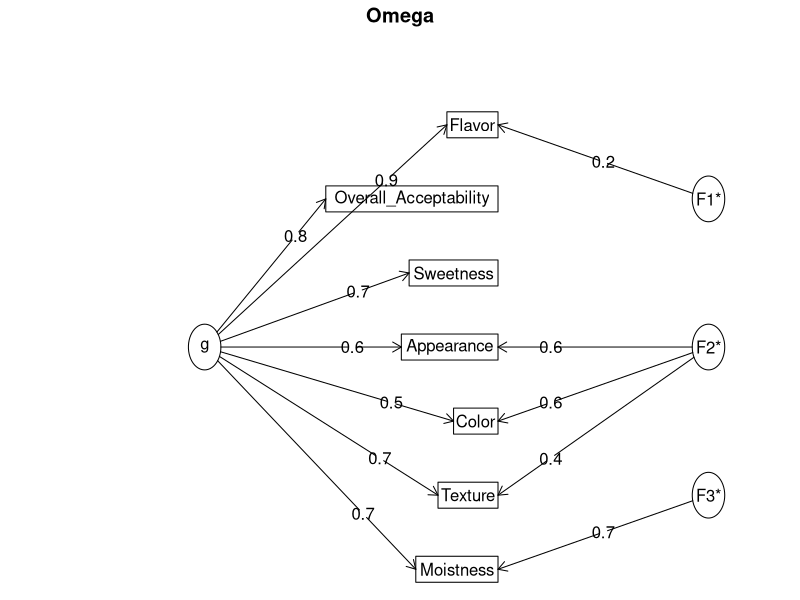
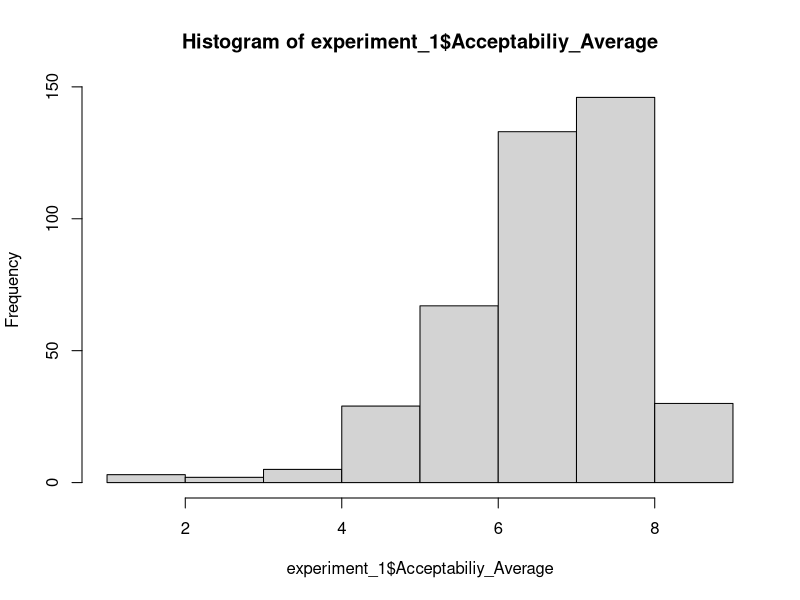
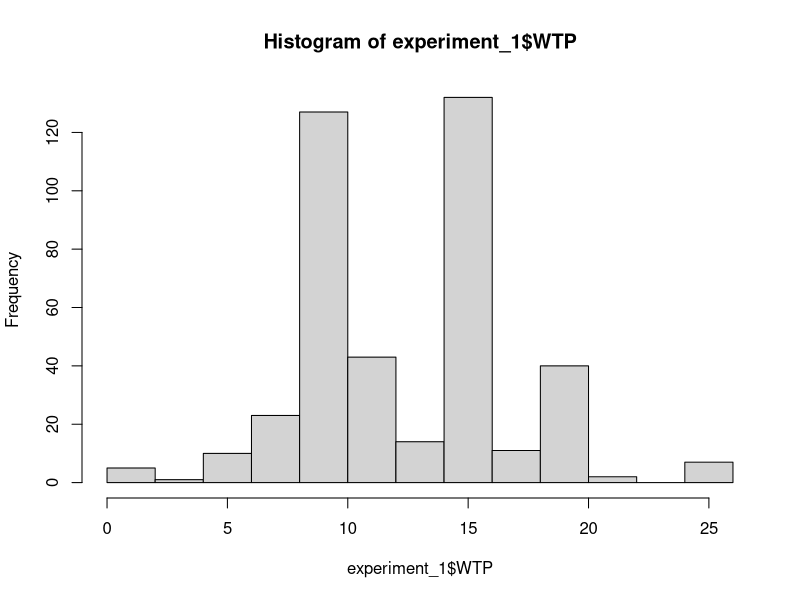
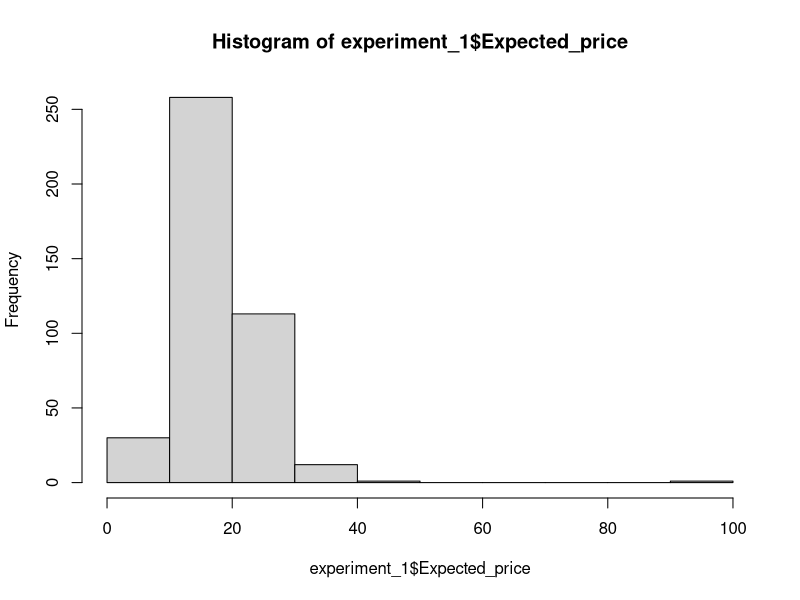
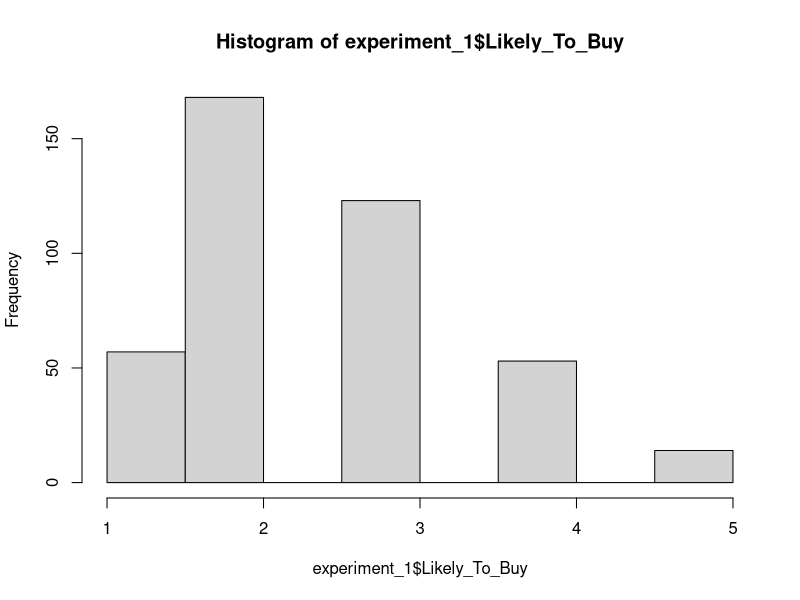
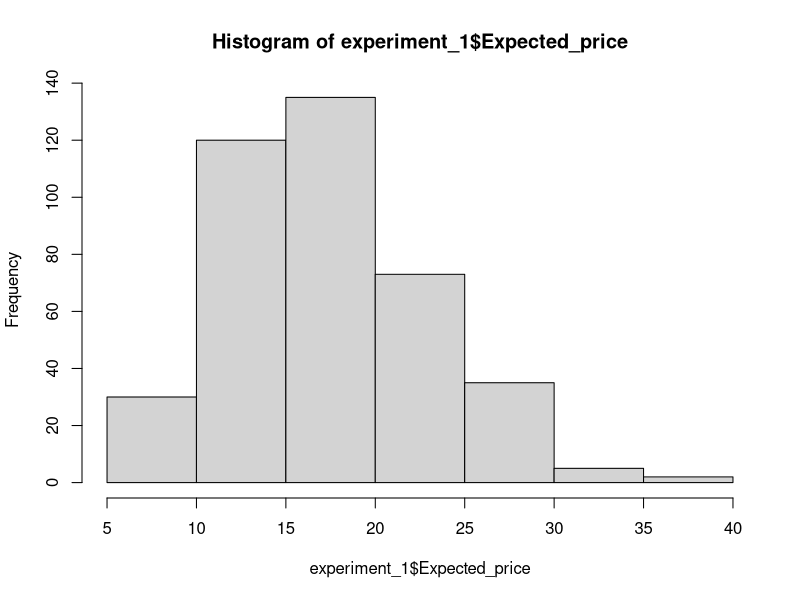
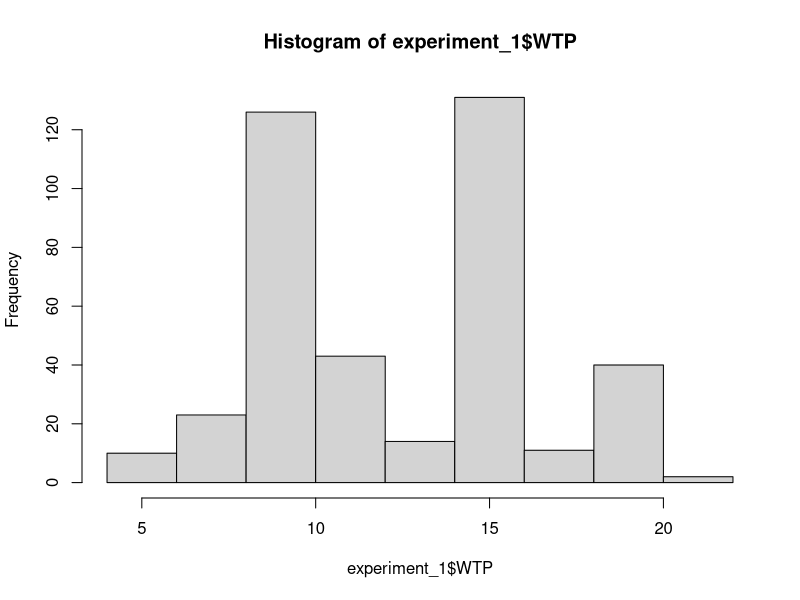

R code for these plots, in order:

library(psych)
library(dplyr)
library(ggpubr)

# load the data
cookies <- read.csv("Cookies Data Set.csv")

omnivores <- cookies %>% 
                        # select omnivores
                        .[.$Diet_Type==1,] %>%
  
                        # get complete cases for the experiment
                        .[complete.cases(.[ ,1:31]), ]

# reliability of Acceptability
omega(omnivores[ , 22:28])


# Acceptability and average acceptability added                        
omnivores$Acceptabiliy <- rowSums(omnivores[ , 22:28])

omnivores$Acceptabiliy_Average <- rowMeans(omnivores[ , 22:28])

#data frame for Hypothesis 1 in the experiment

experiment_1 <- omnivores %>% 
                              # select control and vegan group
                              .[which(.$Manipulation_Groups==1 |
                                      .$Manipulation_Groups==2), ]
                              

#data frame for Hypothesis 2 in the experiment

experiment_2 <- omnivores %>% 
                              # select vegan,  vegan_health and vegan_animals groups
                              .[which(.$Manipulation_Groups==2 |
                                      .$Manipulation_Groups==3 | 
                                      .$Manipulation_Groups==4), ]
# plotting variables

hist(experiment_1$Acceptabiliy_Average)
hist(experiment_1$WTP)
hist(experiment_1$Expected_price)
hist(experiment_1$Likely_To_Buy)
     

# removing outliers in open-ended items
outliers_expected_price_1 <- boxplot(experiment_1$Expected_price, plot=FALSE)$out
experiment_1 <- experiment_1[-which(experiment_1$Expected_price %in%
                                      outliers_expected_price_1),]

outliers_WTP_1 <- boxplot(experiment_1$WTP, plot=FALSE)$out
experiment_1 <- experiment_1[-which(experiment_1$WTP %in%
                                      outliers_WTP_1),]

# plot again
hist(experiment_1$Expected_price)
hist(experiment_1$WTP)

# descriptive statistics
describe(experiment_1$Acceptabiliy_Average)
describe(experiment_1$WTP)
describe(experiment_1$Expected_price)
describe(experiment_1$Likely_To_Buy)

# checking equality of variance

bartlett.test(Acceptabiliy_Average~Manipulation_Groups, experiment_1)
bartlett.test(WTP~Manipulation_Groups, experiment_1)
bartlett.test(Expected_price~Manipulation_Groups, experiment_1)
bartlett.test(Likely_To_Buy~Manipulation_Groups, experiment_1)
# only Expected price deviates slighlty; parametrics can be used


# subsetting by experimental groups

control_exp_1 <- experiment_1[experiment_1$Manipulation_Groups==1,]
vegan_exp_1 <- experiment_1[experiment_1$Manipulation_Groups==2,]


# t-tests

acceptability_t_exp_1 <- t.test(control_exp_1$Acceptabiliy_Average, 
                                vegan_exp_1$Acceptabiliy_Average, 
                                var.equal = TRUE)

wtp_t_exp_1 <- t.test(control_exp_1$WTP, 
                      vegan_exp_1$WTF, paired=FALSE, 
                      var.equal = TRUE)

expected_price_t_exp_1 <- t.test(control_exp_1$Expected_price, 
                                 vegan_exp_1$Expected_price, 
                                 var.equal = TRUE)

likely_to_buy_t_exp_1 <- t.test(control_exp_1$Likely_To_Buy, 
                                vegan_exp_1$Likely_To_Buy, 
                                var.equal = TRUE)


library(broom)
library(purrr)
t_tests_exp_1 <- map_df(list(acceptability_t_exp_1,
                          wtp_t_exp_1, 
                          expected_price_t_exp_1,
                          likely_to_buy_t_exp_1),
                        tidy)

rownames(t_tests_exp_1) <- c("Acceptability", 
                             "WTP", 
                             "Expected_Price", 
                             "Likely_To_Buy")





which(colnames(cookies)=="Overall_Acceptability")



